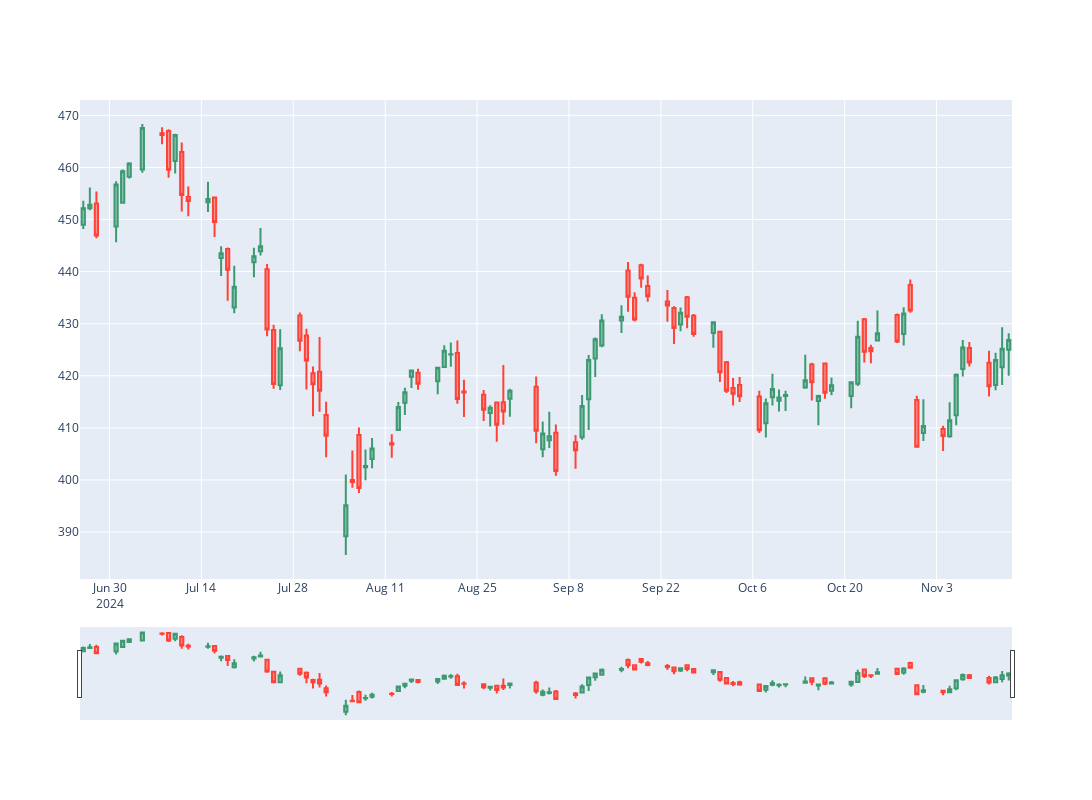

Notebook code for this chart:
### Code cell
chart = go.Figure(
    data = [
        go.Candlestick(
            x = df2.index,
            open = df2["1. open"],
            high = df2["2. high"],
            low = df2["3. low"],
            close = df2["4. close"]
        )

    ]
)

chart.update_layout(width = 1200, height = 800)

chart.show()
